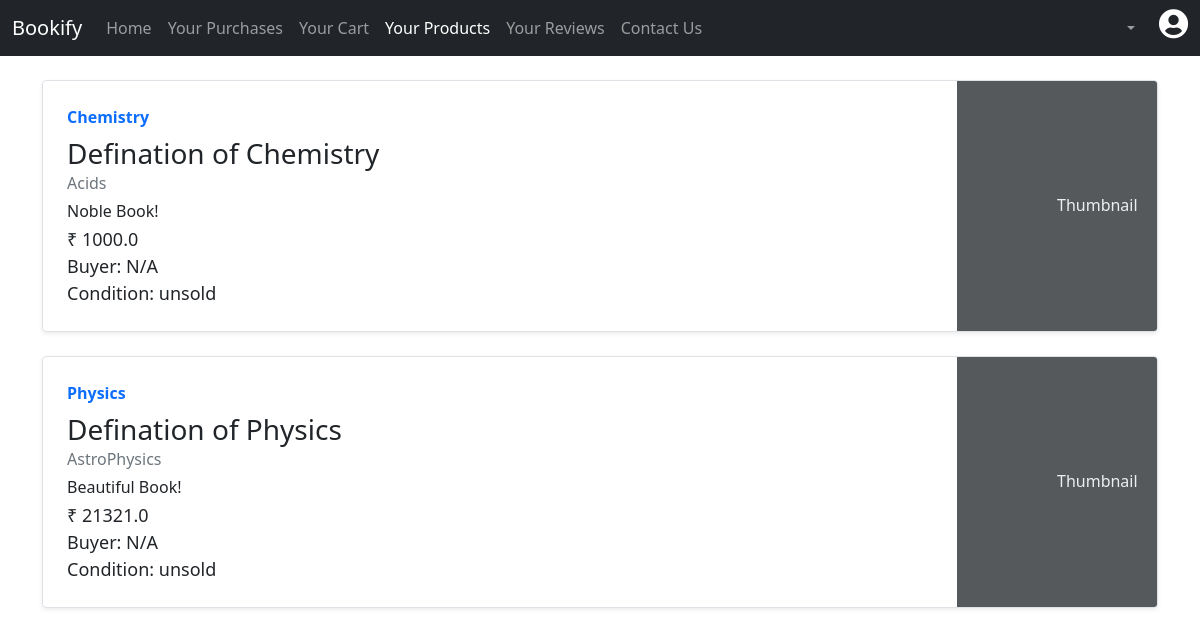
The app's page /products/saikatsahana91@gmail.com, older data.
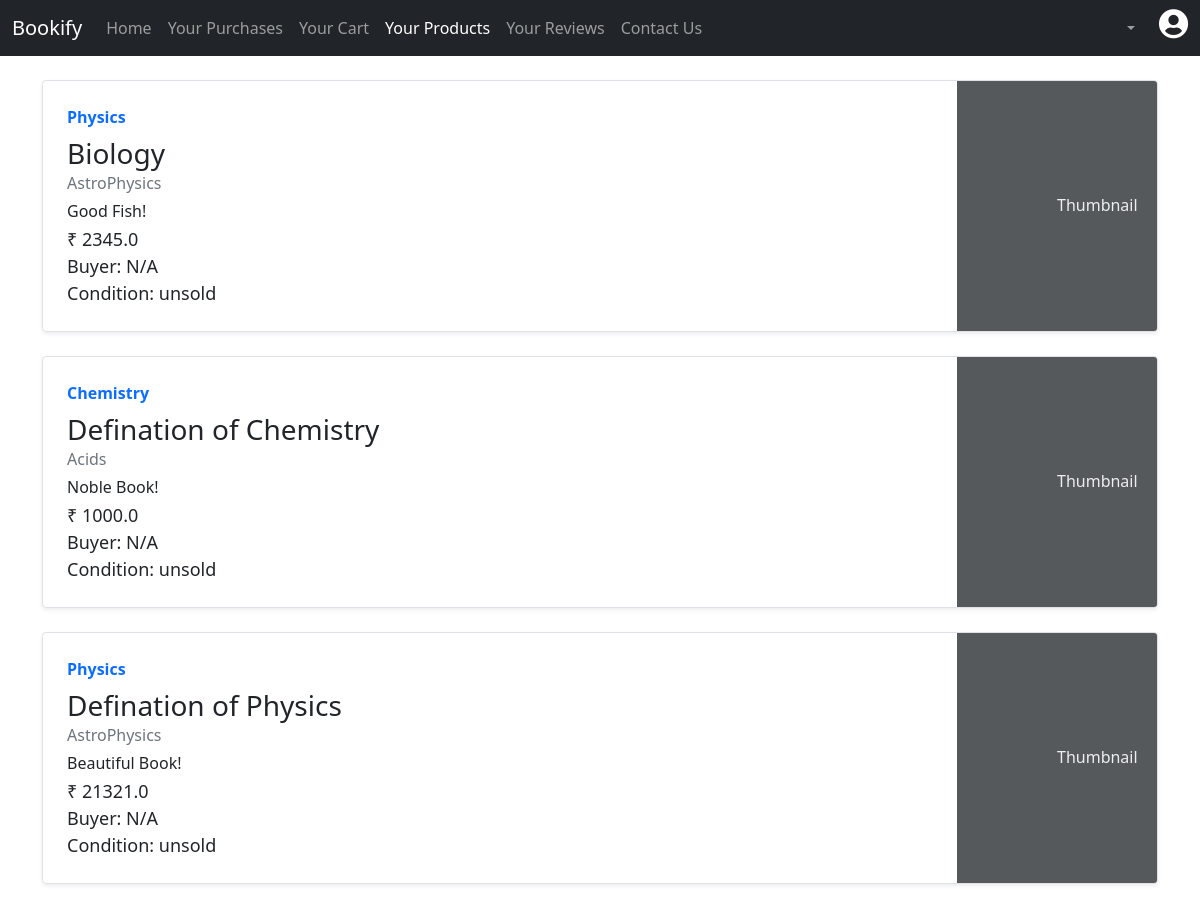
The same page, newer data.
### server.py (models this page shows)
class Transactions(db.Model):
    b_name = db.Column(db.String)
    seller = db.Column(db.String)
    buyer = db.Column(db.String, nullable=True)
    bought = db.Column(db.Integer)
    pages = db.Column(db.Integer)
    age = db.Column(db.String)
    subject = db.Column(db.String)
    stream = db.Column(db.String)
    weight = db.Column(db.Float)
    price = db.Column(db.Float)
    desc = db.Column(db.String, nullable=True)
    tags = db.Column(db.String)
    c_image  = db.Column(db.LargeBinary)
    id  = db.Column(db.Integer, primary_key=True)

### server.py (the view)
@app.route('/products/<email>')
def method_name(email):
    email=str(email)
    conn = sqlite3.connect("bookify.db")
    q1 = "select b_name, buyer, bought, pages, age, subject, stream, weight, price, desc, tags from transactions where seller = '{em}' order by id desc".format(em=email)
    rows = conn.execute(q1)
    rows = rows.fetchall()
    for i in range(len(rows)):
        rows[i] = list(rows[i])
    for i in range(len(rows)):
        if (rows[i][1] == None):
            rows[i][1] = "N/A"
        else:
            pass
        if (rows[i][2] == 0):
            rows[i][2] = "unsold"
        elif (rows[i][2] == 1):
            rows[i][2] = "sold"
    return render_template("my_products.html", rows=rows)

### templates/my_products.html (shortened to what this page needs)
<!doctype html>
<html lang="en">
  <head>
    <link rel="stylesheet" href="https://cdnjs.cloudflare.com/ajax/libs/font-awesome/5.15.4/css/all.min.css"/>
    <link rel="stylesheet" href="../static/css/my_products.css">
    <link href="https://cdn.jsdelivr.net/npm/bootstrap@5.1.1/dist/css/bootstrap.min.css" rel="stylesheet">
  </head>
  <body>
    <nav class="navbar navbar-expand-lg navbar-dark bg-dark">
        <div class="container-fluid">
          <a class="navbar-brand" href="#">Bookify</a>
          <div class="collapse navbar-collapse" id="navbarSupportedContent">
            <ul class="navbar-nav me-auto mb-2 mb-lg-0">
              <li class="nav-item">
                <a class="nav-link" aria-current="page" href="/dashboard">Home</a>
              </li>
              <li class="nav-item">
                <a class="nav-link" href="#">Your Purchases</a>
              </li>
              <li class="nav-item">
                <a class="nav-link" href="#">Your Cart</a>
              </li>
              <li class="nav-item">
                <a class="nav-link active" href="#">Your Products</a>
              </li>
              <li class="nav-item">
                <a class="nav-link" href="#">Your Reviews</a>
              </li>
              <li class="nav-item">
                <a class="nav-link" href="#" data-bs-toggle="modal" data-bs-target="#aboutModal">Contact Us</a>
              </li>
            </ul>
            <ul class="navbar-nav d-flex mb-2 mb-lg-0">
                <li class="nav-item dropdown">
                    <a class="nav-link dropdown-toggle" href="#" id="navbarDropdown" role="button" data-bs-toggle="dropdown" aria-expanded="false">
                    </a>
                  </li>
                  <li class="nav-item">
                    <p id="username" style="color:#fff" class="px-2 mb-2 nav-link"></p>
                </li>
                  <li class="nav-item">
                    <a id="profile" class=""><i class="fas fa-user-circle mb-2"></i></a>
                </li>
            </ul>
        </div>
      </nav>
    <div class="container py-4">
      {% for row in rows %}
      <div class="row g-0 border rounded overflow-hidden flex-md-row mb-4 shadow-sm h-md-250 position-relative">
        <div class="col p-4 d-flex flex-column position-static">
          <strong class="d-inline-block mb-2 text-primary">{{row[5]}}</strong>
          <h3 class="mb-0">{{row[0]}}</h3>
          <div class="mb-1 text-muted">{{row[6]}}</div>
          <p class="card-text mb-auto">{{row[9]}}</p>
          <span style="font-size: 18px;" class="stretched-link">₹ {{row[8]}}</span>
          <span style="font-size: 18px;" class="stretched-link">Buyer: {{row[1]}}</span>
          <span style="font-size: 18px;" class="stretched-link">Condition: {{row[2]}}</span>
        </div>
        <div class="col-auto d-none d-lg-block">
          <svg class="bd-placeholder-img" width="200" height="250" xmlns="http://www.w3.org/2000/svg" role="img" aria-label="Placeholder: Thumbnail" preserveAspectRatio="xMidYMid slice" focusable="false"><title>Placeholder</title><rect width="100%" height="100%" fill="#55595c"></rect><text x="50%" y="50%" fill="#eceeef" dy=".3em">Thumbnail</text></svg>
        </div>
      </div>
      {% endfor %}
    </div>
  </body>
</html>

### static/css/my_products.css (style rules this page uses)
#profile { border-radius: 50%; }
#profile i { font-size: 30px; color: #fff; }
.nav-item { display: flex; justify-content: center; flex-direction: column; align-items: center; }

Row changes from the older to the newer data that the page shows:
added Transactions: subject "Physics", b_name "Biology", stream "AstroPhysics", desc "Good Fish!", price "2345.0", row "N/A", row "unsold"
